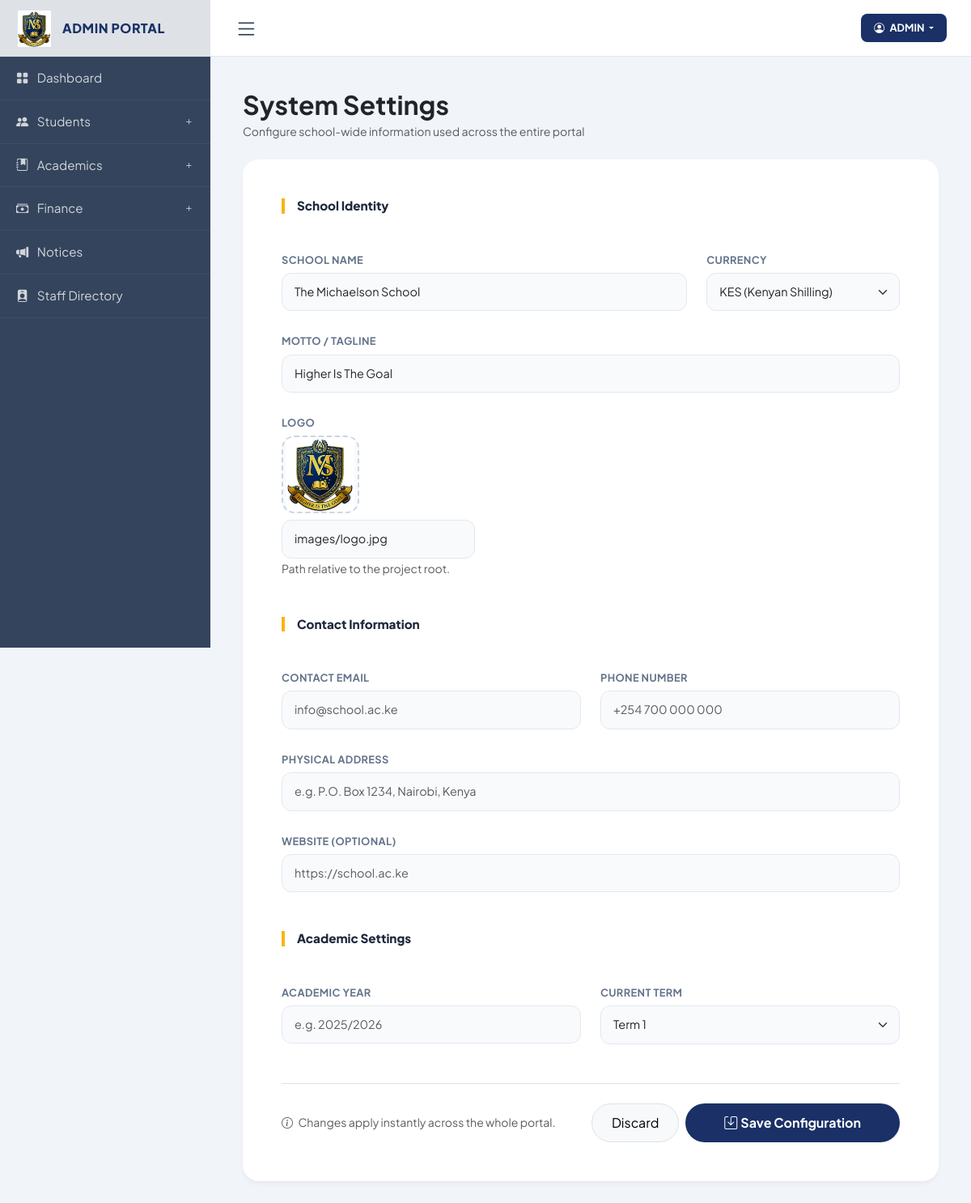
/admin/settings.php (signed in), run on the app's committed database.
### tables this page shows
CREATE TABLE `system_settings` (
  `id` int NOT NULL,
  `school_name` varchar(150) NOT NULL DEFAULT 'The Michaelson School',
  `logo_path` varchar(255) DEFAULT 'images/logo.jpg',
  `address` varchar(255) DEFAULT NULL,
  `phone` varchar(50) DEFAULT NULL,
  `email` varchar(100) DEFAULT NULL,
  `motto` varchar(150) DEFAULT 'Higher Is The Goal',
  `currency` varchar(10) DEFAULT 'KES',
  `academic_year` varchar(20) DEFAULT NULL,
  `current_term` enum('Term 1','Term 2','Term 3') DEFAULT 'Term 1',
  `updated_at` timestamp NULL DEFAULT CURRENT_TIMESTAMP ON UPDATE CURRENT_TIMESTAMP
);

### admin/settings.php (the view, shortened to what this page needs)
<?php
include('../database/db_connect.php');
$settings = [];
$res = $conn->query("SELECT * FROM system_settings WHERE id = 1 LIMIT 1");
if ($res && $res->num_rows > 0) {
    $settings = $res->fetch_assoc();
}
?>
<!DOCTYPE html>
<html lang="en">
<head>
    <link href="https://cdn.jsdelivr.net/npm/bootstrap@5.3.0/dist/css/bootstrap.min.css" rel="stylesheet">
    <link rel="stylesheet" href="https://cdn.jsdelivr.net/npm/bootstrap-icons@1.11.0/font/bootstrap-icons.css">
</head>
<body>
<?php include("includes/sidebar.php"); ?>
<?php include("includes/navbar.php"); ?>
<main class="main-content">
    <div class="mb-4">
        <h2 class="fw-bold mb-1">System Settings</h2>
        <p class="text-muted small mb-0">Configure school-wide information used across the entire portal</p>
    </div>
    <form method="POST" class="card adm-card p-4 p-md-5">
        <div class="row g-4 mb-5">
            <div class="col-12">
                <div class="section-heading">
                    <h6>School Identity</h6>
                </div>
            </div>
            <div class="col-md-8">
                <label class="form-label">School Name</label>
                <input type="text" name="school_name" class="form-control"
                       value="<?php echo htmlspecialchars($settings['school_name'] ?? ''); ?>"
                       placeholder="e.g. The Michaelson School" required>
            </div>
            <div class="col-md-4">
                <label class="form-label">Currency</label>
                <select name="currency" class="form-select">
                    <?php $cur = $settings['currency'] ?? 'KES'; ?>
                    <option value="KES" <?php echo $cur === 'KES' ? 'selected' : ''; ?>>KES (Kenyan Shilling)</option>
                </select>
            </div>
            <div class="col-12">
                <label class="form-label">Motto / Tagline</label>
                <input type="text" name="motto" class="form-control"
                       value="<?php echo htmlspecialchars($settings['motto'] ?? ''); ?>"
                       placeholder="e.g. Higher Is The Goal">
            </div>
            <div class="col-md-4">
                <label class="form-label">Logo</label>
                <div class="logo-preview mb-2">
                    <img src="../<?php echo htmlspecialchars($settings['logo_path'] ?? 'images/logo.jpg'); ?>"
                         alt="School Logo" onerror="this.style.display='none'">
                </div>
                <input type="text" name="logo_path" class="form-control form-control-sm"
                       value="<?php echo htmlspecialchars($settings['logo_path'] ?? 'images/logo.jpg'); ?>"
                       placeholder="images/logo.jpg">
                <small class="text-muted">Path relative to the project root.</small>
            </div>
        </div>
        <div class="row g-4 mb-5">
            <div class="col-12">
                <div class="section-heading">
                    <h6>Contact Information</h6>
                </div>
            </div>
            <div class="col-md-6">
                <label class="form-label">Contact Email</label>
                <input type="email" name="school_email" class="form-control"
                       value="<?php echo htmlspecialchars($settings['school_email'] ?? ''); ?>"
                       placeholder="info@school.ac.ke" required>
            </div>
            <div class="col-md-6">
                <label class="form-label">Phone Number</label>
                <input type="text" name="phone" class="form-control"
                       value="<?php echo htmlspecialchars($settings['phone'] ?? ''); ?>"
                       placeholder="+254 700 000 000">
            </div>
            <div class="col-12">
                <label class="form-label">Physical Address</label>
                <input type="text" name="address" class="form-control"
                       value="<?php echo htmlspecialchars($settings['address'] ?? ''); ?>"
                       placeholder="e.g. P.O. Box 1234, Nairobi, Kenya">
            </div>
            <div class="col-12">
                <label class="form-label">Website (optional)</label>
                <input type="text" name="website" class="form-control"
                       value="<?php echo htmlspecialchars($settings['website'] ?? ''); ?>"
                       placeholder="https://school.ac.ke">
            </div>
        </div>
        <div class="row g-4 mb-5">
            <div class="col-12">
                <div class="section-heading">
                    <h6>Academic Settings</h6>
                </div>
            </div>
            <div class="col-md-6">
                <label class="form-label">Academic Year</label>
                <input type="text" name="academic_year" class="form-control"
                       value="<?php echo htmlspecialchars($settings['academic_year'] ?? ''); ?>"
                       placeholder="e.g. 2025/2026">
            </div>
            <div class="col-md-6">
                <label class="form-label">Current Term</label>
                <select name="current_term" class="form-select">
                    <?php $term = $settings['current_term'] ?? 'Term 1'; ?>
                    <option value="Term 1" <?php echo $term === 'Term 1' ? 'selected' : ''; ?>>Term 1</option>
                </select>
            </div>
        </div>
        <div class="d-flex justify-content-between align-items-center pt-4 border-top flex-wrap gap-2">
            <small class="text-muted">
                <i class="bi bi-info-circle me-1"></i>
                Changes apply instantly across the whole portal.
            </small>
            <div class="d-flex gap-2">
                <button type="reset" class="btn btn-light border rounded-pill px-4">Discard</button>
                <button type="submit" name="save_settings" class="btn btn-primary rounded-pill px-5">
                    <i class="bi bi-save me-1"></i>Save Configuration
                </button>
            </div>
        </div>
    </form>
</main>
<?php include("footer.php"); ?>
</body>
</html>

### admin/settings.php (style rules this page uses)
:root { --sidebar-bg: #34445c; --sidebar-header: #dee2e6; --primary-blue: #1a3066; --sidebar-width: 260px; }
body { font-family: 'Plus Jakarta Sans', sans-serif; background-color: #f1f5f9; margin: 0; overflow-x: hidden; transition: all 0.3s; }
.main-content { margin-left: var(--sidebar-width); padding: 40px; transition: all 0.3s ease; }
.card { border: none; border-radius: 20px; box-shadow: 0 4px 6px rgba(0,0,0,0.05); }
.adm-card { background: white; border-radius: 20px; border: none; box-shadow: 0 4px 6px -1px rgba(0,0,0,0.05); }
.form-label { font-size: 0.8rem; font-weight: 700; color: #64748b; text-transform: uppercase; letter-spacing: 0.03em; margin-bottom: 6px; }
.form-control, .form-select { border-radius: 12px; padding: 12px 15px; border: 1px solid #e2e8f0; background-color: #f8fafc; font-size: 0.9rem; transition: all 0.2s; }
.btn-primary { background: var(--primary-blue); border: none; padding: 12px 25px; border-radius: 12px; font-weight: 700; transition: 0.3s; }
.section-heading { border-left: 4px solid #f6b612; padding-left: 15px; margin-bottom: 20px; }
.section-heading h6 { font-weight: 800; color: #1e293b; margin: 0; font-size: 0.95rem; }
.logo-preview { width: 96px; height: 96px; border-radius: 16px; background: #f8fafc; border: 2px dashed #cbd5e1; display: flex; align-items: center; justify-content: center; overflow: hidden; }
.logo-preview img { max-width: 100%; max-height: 100%; object-fit: contain; }

### data on the page
system_settings: school_name "The Michaelson School", currency "KES (Kenyan Shilling)", motto "Higher Is The Goal", logo_path (picture), logo_path "images/logo.jpg", current_term "Term 1"

### other printed values
$admin_display_name "ADMIN"
